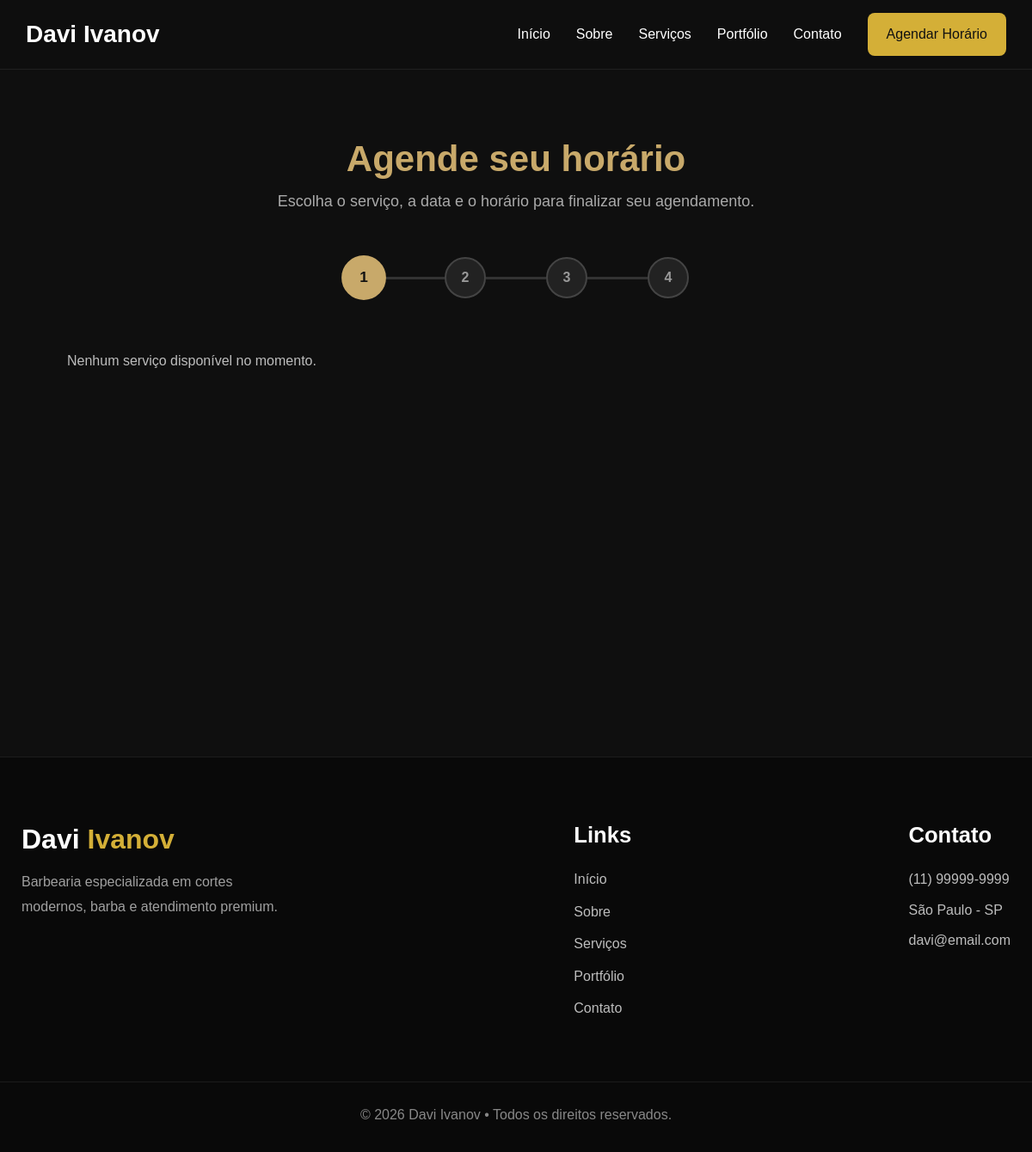
Before: /agendamento/ with the older database file.
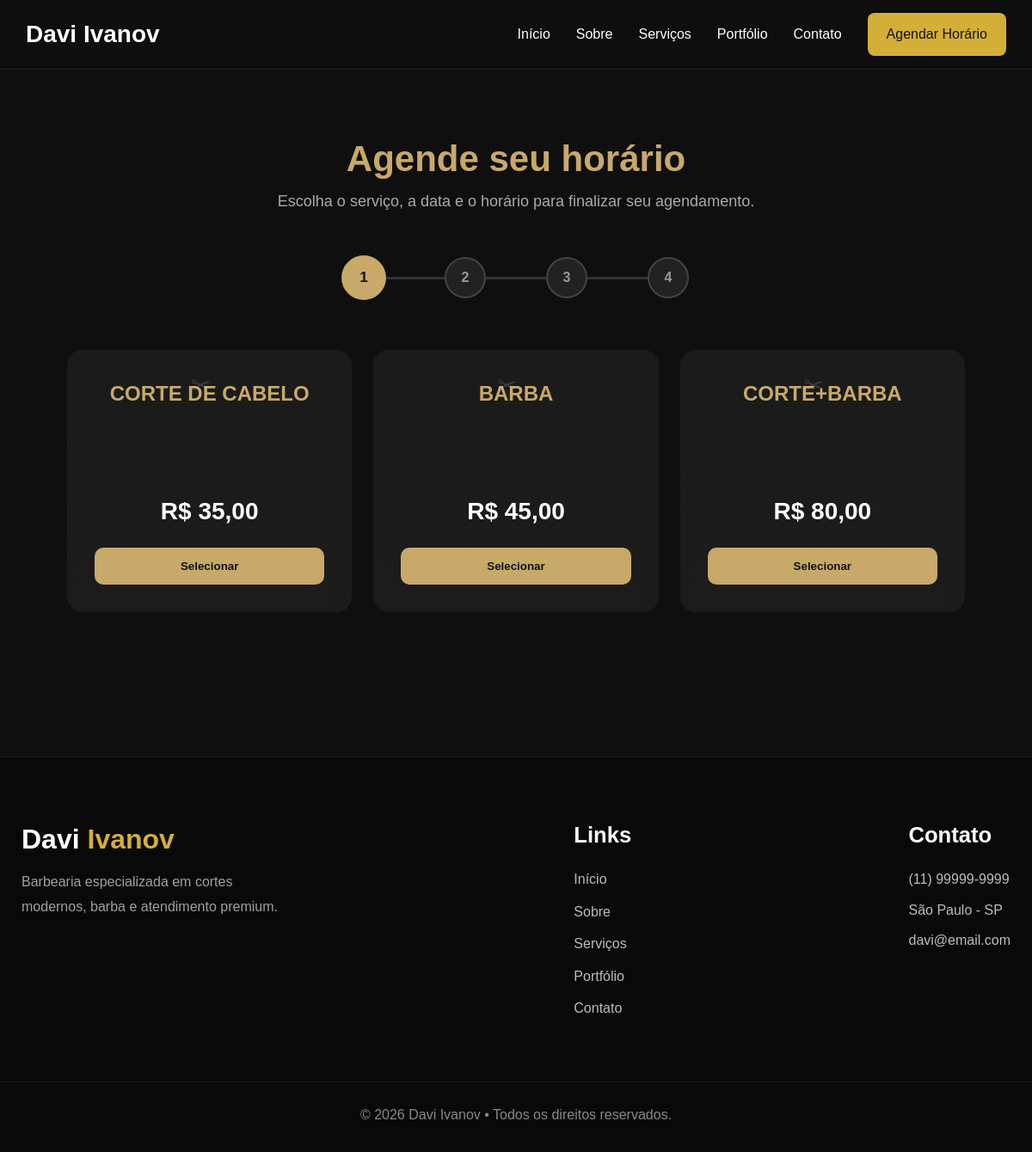
After: the same page with the newer database file.
### agenda/models.py (models this page shows, shortened)
class Servico(models.Model):
    nome = models.CharField(max_length=100)
    descricao = models.TextField(blank=True)
    preco = models.DecimalField(
        max_digits=8,
        decimal_places=2
    )
    duracao = models.PositiveIntegerField(
        default=45,
        verbose_name="Duração (minutos)"
    )

### agenda/views.py (the view, shortened to what this page needs)
# urls.py: path("agendamento/", include("agenda.urls")),
def agendamento(request):
    servicos = Servico.objects.all()
    data = request.GET.get("data")
    horarios = gerar_horarios()
    context = {
        "servicos": servicos,
        "horarios": horarios,
        "hoje": date.today(),
    }
    return render(
        request,
        "agenda/agendamento.html",
        context
    )

### agenda/utils.py (called while the page is built)
def gerar_horarios():
    inicio = datetime.strptime("09:00", "%H:%M")
    fim = datetime.strptime("19:00", "%H:%M")
    horarios = []
    while inicio < fim:
        horarios.append(
            inicio.strftime("%H:%M")
        )
        inicio += timedelta(minutes=30)
    return horarios

### templates/agenda/agendamento.html (shortened to what this page needs)
{% extends "base.html" %}
{% load static %}
{% block content %}
<link rel="stylesheet" href="{% static 'css/agendamento.css' %}">
<section class="agendamento">
    <div class="container">
        <div class="topo">
            <h1>Agende seu horário</h1>
            <p>Escolha o serviço, a data e o horário para finalizar seu agendamento.</p>
        </div>
        <div class="passos">
            <div class="passo ativo" id="passo1">1</div>
            <div class="linha"></div>
            <div class="passo" id="passo2">2</div>
            <div class="linha"></div>
            <div class="passo" id="passo3">3</div>
            <div class="linha"></div>
            <div class="passo" id="passo4">4</div>
        </div>
        <form
            id="formAgendamento"
            method="POST"
            action="{% url 'criar_agendamento' %}"
            novalidate>
            <div class="cards-servicos">
                {% for servico in servicos %}
                <div
                    class="card-servico"
                    data-id="{{ servico.id }}">
                    <h3>{{ servico.nome }}</h3>
                    <p>{{ servico.descricao }}</p>
                    <span>R$ {{ servico.preco }}</span>
                    <button
                        type="button"
                        class="btn-selecionar">
                        Selecionar
                    </button>
                </div>
                {% empty %}
                <div class="sem-servicos">
                    <p>Nenhum serviço disponível no momento.</p>
                </div>
                {% endfor %}
            </div>
        </form>
    </div>
</section>
{% endblock %}

### templates/base.html (shortened to what this page needs)
{% load static %}
<!DOCTYPE html>
<html lang="pt-BR">
<head>
    <link rel="stylesheet" href="{% static 'css/base.css' %}">
    <link rel="stylesheet" href="{% static 'css/navbar.css' %}">
    <link rel="stylesheet" href="{% static 'css/hero.css' %}">
    <link rel="stylesheet" href="{% static 'css/estatisticas.css' %}">
    <link rel="stylesheet" href="{% static 'css/sobre.css' %}">
    <link rel="stylesheet" href="{% static 'css/servicos.css' %}">
    <link rel="stylesheet" href="{% static 'css/footer.css' %}">
    <link rel="stylesheet" href="{% static 'css/responsive.css' %}">
    <link rel="stylesheet" href="{% static 'css/portfolio.css' %}">
    <link rel="stylesheet" href="{% static 'css/contato.css' %}">
    </head>
<body>
    {% include 'includes/navbar.html' %}
    <main>
        {% block content %}
        {% endblock %}
    </main>
    {% include 'includes/footer.html' %}
</body>
</html>

### templates/includes/navbar.html
<header>
    <nav>
        <a href="{% url 'home' %}" class="logo">
            Davi Ivanov
        </a>
        <div class="menu">
            <a href="{% url 'home' %}">Início</a>
            <a href="#sobre">Sobre</a>
            <a href="#servicos">Serviços</a>
            <a href="#portfolio">Portfólio</a>
            <a href="#contato">Contato</a>
            <a href="{% url 'agendamento' %}" class="btn-agendar">
                Agendar Horário
            </a>
        </div>
    </nav>
</header>

### templates/includes/footer.html
<footer>
    <div class="footer-container">
        <div class="footer-logo">
            <h2>Davi <span>Ivanov</span></h2>
            <p>
                Barbearia especializada em cortes modernos,
                barba e atendimento premium.
            </p>
        </div>
        <div class="footer-links">
            <h3>Links</h3>
            <ul>
                <li><a href="#hero">Início</a></li>
                <li><a href="#sobre">Sobre</a></li>
                <li><a href="#servicos">Serviços</a></li>
                <li><a href="#portfolio">Portfólio</a></li>
                <li><a href="#contato">Contato</a></li>
            </ul>
        </div>
        <div class="footer-contato">
            <h3>Contato</h3>
            <p>(11) 99999-9999</p>
            <p>São Paulo - SP</p>
            <p>davi@email.com</p>
        </div>
    </div>
    <div class="footer-bottom">
        © 2026 Davi Ivanov • Todos os direitos reservados.
    </div>
</footer>

### static/css/base.css (style rules this page uses)
* { margin:0; padding:0; box-sizing:border-box; scroll-behavior:smooth; }
html { scroll-behavior:smooth; }
body { font-family:Arial, Helvetica, sans-serif; background:#0F0F0F; color:#fff; line-height:1.6; overflow-x:hidden; padding-top:80px; }
.container { width:90%; max-width:1200px; margin:auto; }
section { padding:90px 0; }
section p { color:#bdbdbd; }
h1 { font-size:3.5rem; line-height:1.2; }
h2 { font-size:2.5rem; }
h3 { font-size:1.6rem; }
p { font-size:1rem; }
a { text-decoration:none; color:inherit; }

### static/css/navbar.css (style rules this page uses)
header { position: fixed; top: 0; left: 0; width: 100%; z-index: 1000; background: rgba(15,15,15,.92); backdrop-filter: blur(12px); border-bottom:1px solid rgba(255,255,255,.08); }
nav { max-width:1200px; height:80px; margin:auto; padding:0 30px; display:flex; justify-content:space-between; align-items:center; }
.logo { text-decoration:none; color:#fff; font-size:28px; font-weight:700; }
.menu { display:flex; align-items:center; gap:30px; }
.menu a { text-decoration:none; color:white; font-weight:500; transition:.3s; }
.btn-agendar { padding:12px 22px; border-radius:8px; background:#d4af37; color:#111 !important; font-weight:700; }

### static/css/servicos.css (style rules this page uses)
.card-servico { position:relative; overflow:hidden; }
.card-servico::before { content:""; position:absolute; inset:0; background:linear-gradient( 180deg, transparent, rgba(182,141,64,.05) ); opacity:0; transition:.3s; }
.card-servico h3 { color:#fff; margin-bottom:15px; }
.card-servico p { color:#c7c7c7; line-height:1.7; margin-bottom:20px; }

### static/css/footer.css (style rules this page uses)
footer { background:#090909; border-top:1px solid rgba(255,255,255,.08); padding:70px 0 30px; }
.footer-container { max-width:1200px; margin:auto; display:flex; justify-content:space-between; align-items:flex-start; gap:60px; padding:0 25px; flex-wrap:wrap; }
.footer-logo h2 { font-size:32px; color:#fff; margin-bottom:10px; }
.footer-logo span { color:#D4AF37; }
.footer-logo p { color:#a0a0a0; line-height:1.8; max-width:320px; }
.footer-links h3, .footer-contato h3 { margin-bottom:18px; color:#fff; }
.footer-links ul { list-style:none; }
.footer-links li { margin-bottom:12px; }
.footer-links a { color:#bdbdbd; transition:.3s; }
.footer-contato p { color:#bdbdbd; margin-bottom:10px; }
.footer-bottom { margin-top:60px; padding-top:25px; border-top:1px solid rgba(255,255,255,.08); text-align:center; color:#888; }

### static/css/agendamento.css (style rules this page uses)
.agendamento { background:#0f0f0f; color:#fff; min-height:100vh; padding:80px 20px; }
.container { max-width:1200px; margin:auto; }
.topo { text-align:center; margin-bottom:50px; }
.topo h1 { font-size:42px; color:#C8A96A; margin-bottom:10px; }
.topo p { color:#aaa; font-size:18px; }
.passos { display:flex; justify-content:center; align-items:center; margin-bottom:60px; }
.passo { width:48px; height:48px; border-radius:50%; background:#222; border:2px solid #444; color:#999; display:flex; align-items:center; justify-content:center; font-weight:bold; transition:.3s; }
.passo.ativo { background:#C8A96A; color:#111; border-color:#C8A96A; transform:scale(1.08); }
.linha { width:70px; height:3px; background:#333; }
.cards-servicos { display:grid; grid-template-columns:repeat(auto-fit,minmax(280px,1fr)); gap:25px; }
.card-servico { background:#1b1b1b; border:2px solid transparent; border-radius:18px; padding:30px; text-align:center; transition:.35s; cursor:pointer; position:relative; overflow:hidden; }
.card-servico::before { content:"✂"; position:absolute; top:18px; right:20px; font-size:28px; opacity:.15; }
.card-servico h3 { color:#C8A96A; margin-bottom:15px; font-size:24px; }
.card-servico p { color:#bbb; line-height:1.6; min-height:60px; }
.card-servico span { display:block; margin:20px 0; font-size:28px; color:#fff; font-weight:bold; }
.btn-selecionar { width:100%; padding:14px; border:none; border-radius:10px; background:#C8A96A; color:#111; font-weight:bold; cursor:pointer; transition:.3s; }

Changed rows visible on the page:
added Servico: nome "CORTE DE CABELO", preco "35,00"
added Servico: nome "BARBA", preco "45,00"
added Servico: nome "CORTE+BARBA", preco "80,00"
Other visible differences:
text no longer shown: "Nenhum serviço disponível no momento."
